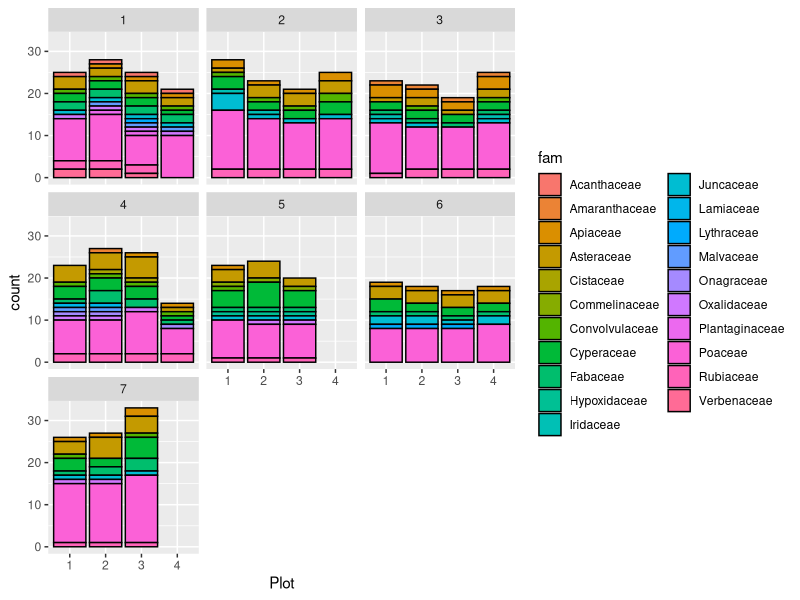
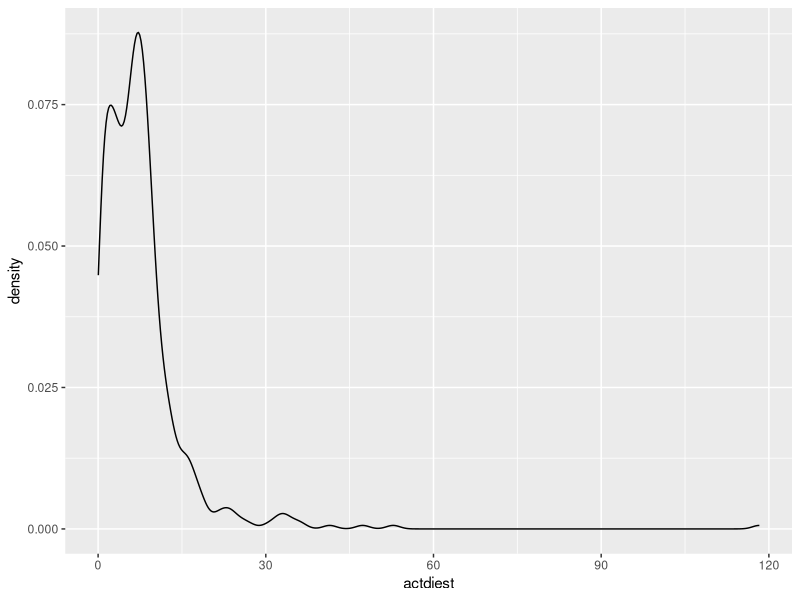
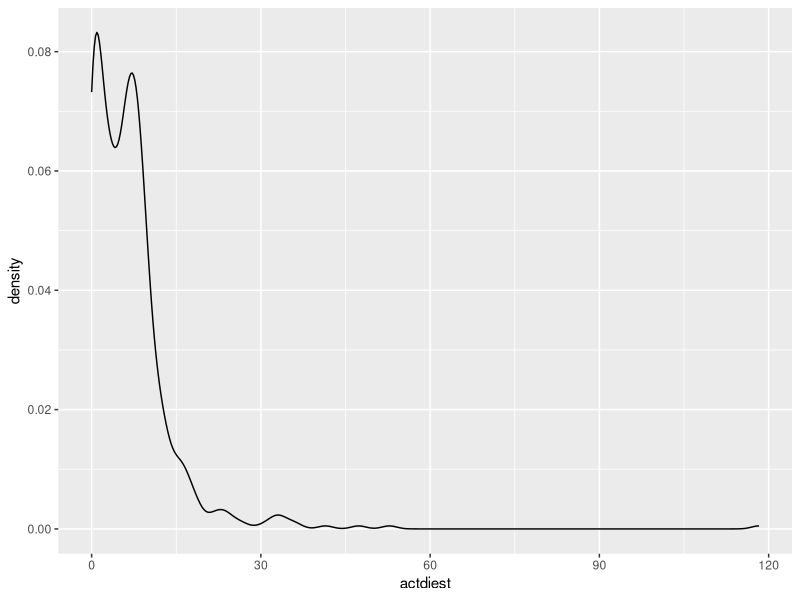

Recreate these plots in R, in order. (Note: this script raises an error after producing the figures.)
setwd("/home/mlopez/git/metodos_estadisticos_bayesianos/material/Practico05/")

mc.cores=parallel::detectCores()
options(digits=3)
packages.needed=c("ggplot2","fitdistrplus","brms","future","GGally",  "ggeffects","performance", "cowplot",
                  "ggdist", "arm", "DHARMa","qqplotr","reshape2", "bayesplot", "parallel", "doBy","ggbreak", "ggridges", "ggdist","pROC")
lapply(packages.needed,FUN=require,character.only=T)
##############################

library(dplyr)
# importar datos
DF=read.csv("actdiest Pr05.csv", header = T,stringsAsFactors=T) %>%
  mutate(Plot=factor(Plot),
         Fieldnumber=factor(Fieldnumber),
         rootdiamscore=factor(rootdiamscore))
str(DF)
summary(DF)

DF.s=data.frame(
  Fieldnumber=DF$Fieldnumber,
                Plot=DF$Plot,
                actdiest=DF$actdiest,
                fam=DF$fam,
                spsab=DF$spsab,
                scale(DF[ c("pH","Clay", "Silt", "C", "Ntotal", "ResinP")], scale=T, center=T), 
                rootdiamscore=DF$rootdiamscore
                )
str(DF.s)

ggplot(DF, aes(x=Plot, fill=fam)) + geom_bar(color="black") + facet_wrap(.~Fieldnumber)


# Distribucion de prob de la var de respuesta: actdiest
ggplot(DF %>% filter(actdiest>0), aes(x=actdiest)) + geom_density()
ggplot(DF, aes(x=actdiest)) + geom_density()

sin_ceros = DF.s[DF.s$actdiest>0,]$actdiest

norm_fit=fitdist(sin_ceros,"lnorm")
exp_fit=fitdist(sin_ceros,"exp")
gamma_fit=fitdist(sin_ceros,"gamma")


CDF.ZI=cdfcomp(list(norm_fit,exp_fit,gamma_fit),
               addlegend=T,main="",legendtext=c("LogNormal","Exponencial", "Gamma"),
               plotstyle = "ggplot")+
  xlab("Value of actdiest")+
  geom_line(linewidth=0.8)+
  theme(axis.title=element_text(size=18), 
        axis.text = element_text(size=16), 
        legend.position = c(0.75,0.25),
        legend.text=element_text(size=14))
QQ.ZI=qqcomp(list(norm_fit,exp_fit, gamma_fit),addlegend=F,main="",legendtext=c("LogNormal","Exponencial", "Gamma"),
             plotstyle = "ggplot")+
  theme_bw()+
  geom_jitter(size=2, height=0.2)+
  theme(axis.title=element_text(size=18), 
        axis.text = element_text(size=16), 
        title=element_blank(),
        legend.position = c(0.75,0.25),
        legend.text=element_text(size=14))
plot_grid(CDF.ZI, QQ.ZI, ncol=2)


# Miro los datos a ver si incluyo todos o no
ggpairs(data=DF.s %>% select(-fam, -spsab, -Fieldnumber, -Plot), 
        lower=list(continuous = wrap("smooth", method = "lm")))+
  theme_bw()+ 
  theme(strip.background=element_rect(colour = "black", fill = "white"),
        strip.text = element_text(size=12)) 

summary(DF.s[c("pH", "Silt", "C", "ResinP")])
summaryBy(actdiest~fam+rootdiamscore, data=DF.s, FUN=c(mean, sd))

f1 = bf(actdiest~pH + Silt + C + ResinP + rootdiamscore +
          (1| Fieldnumber) +
          (1+ ResinP | fam)
)

f2 = bf(actdiest~pH + Silt + C + ResinP + rootdiamscore +
          (1| Fieldnumber) +
          (1+ ResinP | spsab),
        hu~ResinP + Clay + pH + C + (1|fam),
        shape~1
)

print(f2)

get_prior(formula=f2,data=DF.s,family=hurdle_gamma()) 

prior.m11 = c(set_prior("normal(0,2)", class = "b")) 
# prior.m12 = c(set_prior("normal(1.5,0.5)",class = "b")) # más informativos
get_prior(formula=f2,data=DF.s,family=hurdle_gamma(), prior=prior.m11) 


# Modelos estadísticos
m11=brm(f2,
        data=DF.s,family=hurdle_gamma(),cores=mc.cores, 
        prior = prior.m11, warmup = 1000,
        chains=3, iter=2000, thin=2,control = list(adapt_delta = 0.95))

summary(m11)

prior_summary(m11)

fixef(m11)

# Cuanto cambia la media por cada unidad que me muevo de la unidad
100*(exp(fixef(m11)[c(5:9)])-1)

a








# Estructura de los datos
table(DF$Nest)
with (DF, table(SexParent,FoodTreatment))
with (DF, ftable(Nest, SexParent,FoodTreatment))

# Usar offset?
ggplot(data=DF, aes(x=BroodSize, y=SiblingNegotiation)) +
  geom_boxplot(aes(x=as.factor(BroodSize)))+
  geom_jitter(alpha=0.3, size=2,position = position_jitter(width = .2))+
  labs(x="BroodSize", y="SiblingNegotiation")+ 
  theme_bw()+
  stat_summary(fun=mean, geom="point", shape=19, size=4,color="black")+
  theme(axis.title=element_text(size=18),
        axis.text=element_text(size=16))
  
summaryBy(SiblingNegotiation~BroodSize, data=DF,FUN=mean)

# Graficos exploratorios 
ggplot(DF, aes(x=interaction(SexParent, FoodTreatment), y=SiblingNegotiation/BroodSize)) + 
  geom_boxplot(alpha=0.1)+
  theme_bw()+
  labs(x="sexo y trat", y="Tasa")+ 
  geom_jitter(alpha=0.3, size=2,width = 0.2)+
  theme(axis.title=element_text(size=18),
        axis.text=element_text(size=16))

summaryBy(SiblingNegotiation~SexParent+FoodTreatment, data=DF, FUN=c(mean, sd))
DF$Tasa = DF$SiblingNegotiation/DF$BroodSize
summaryBy(Tasa~SexParent+FoodTreatment, data=DF, FUN=c(mean, sd))


# variacion entre zonas: Nest
ggplot(DF, aes(x=Nest, y=SiblingNegotiation/BroodSize)) + 
  geom_boxplot(alpha=0.1)+
  theme_bw()+
  stat_summary(fun=mean, geom="point", shape=19, size=2,color="black")+
  ylab("Tasa")+xlab("Nest")+ 
  theme(axis.text.x = element_text(size = 12,angle =25,hjust = 1),
        axis.title=element_text(size=18),
        axis.text.y=element_text(size=16))


# Modelos estadisticos
# Que priors se requieren especificar y cuales son sus valores por defecto?
get_prior(formula=SiblingNegotiation~SexParent+FoodTreatment+offset(log(BroodSize))+
          (1|Nest),data=DF,family=negbinomial()) 
prior.m11 = c(set_prior("normal(0,5)", class = "b")) # debilmente informativos
prior.m12 = c(set_prior("normal(1.5,0.5)",class = "b")) # más informativos

# Qué significa el prior para los coeficientes b?
ggplot(data = data.frame(x = seq(from = -2, to = 2, by = .01)),aes(x = x)) + 
  geom_ribbon(aes(ymin = 0, ymax = dnorm(x, 1.5, 0.1)),fill = "blue", alpha=0.5)+
  geom_ribbon(aes(ymin = 0, ymax = dnorm(x, 0, 1)),fill = "red", alpha=0.5)+
  labs(x="coeficiente en escala g(E(Y))", y="Dens Prob")+
  theme_bw()+
  scale_x_continuous(breaks = -2:2)+
  theme(axis.title=element_text(size=18), 
        axis.text = element_text(size=16))
        
# Modelos estadísticos
m11=brm(SiblingNegotiation~SexParent+FoodTreatment+offset(log(BroodSize))+(1|Nest),
        data=DF,family=negbinomial(),cores=mc.cores, prior = prior.m11,warmup = 1000,
        chains=3, iter=2000, thin=2,control = list(adapt_delta = 0.95))
m12=brm(SiblingNegotiation~SexParent+FoodTreatment+offset(log(BroodSize))+(1|Nest),
        data=DF,family=negbinomial(),cores=mc.cores, prior = prior.m12,warmup = 1000,
        chains=3, iter=2000, thin=2,control = list(adapt_delta = 0.95))

# Resultados
summary(m11)
summary(m12)

# Sigamos con m11
# Dist posteriores del modelo m11
post.m11=as_draws_df(m11)
head(post.m11,2)

# # Convergencia de las cadenas para efectos poblacionales
mcmc_dens_overlay(m11,regex_pars = c("^b", "sd", "shape"))+
  geom_density(lwd=1.2, alpha=0.9)+ 
  theme_bw()+
  ylab("Probability density")+
  theme(legend.position="none",
        axis.text=element_text(size = 14),  
        axis.title = element_text(size = 18),
        strip.background=element_rect(colour = "black", fill = "white"),
        strip.text = element_text(size = 14)) 

# # Convergencia de las cadenas para efectos de grupo
mcmc_dens_overlay(m11,regex_pars = c("r_Nest"))+
  geom_density(lwd=1.2, alpha=0.9)+ 
  theme_bw()+
  ylab("Probability density")+
  theme(legend.position="none",
        axis.text=element_text(size = 12),  
        axis.title = element_text(size = 18),
        strip.background=element_rect(colour = "black", fill = "white"),
        strip.text = element_text(size = 12)) 

#Grafico de trazas
mcmc_trace(m11, regex_pars = c("^b", "sd", "shape"))+
  theme_bw()+
  ylab("Probability density")+
  theme(legend.position="none",
        axis.text=element_text(size = 14),  
        axis.title = element_text(size = 18),
        strip.background=element_rect(colour = "black", fill = "white"),
        strip.text = element_text(size = 12)) 

# Autocorrelacion de los parametros estimados por cadena: 
mcmc_acf(m11, regex_pars = c("^b", "sd", "shape"))+
  geom_line(size=1)+
  scale_x_continuous(limits=c(1,20))+
  scale_y_continuous(limits=c(-0.25,0.25))+
  theme_bw()+
  theme(axis.title=element_text(size=18), 
        axis.text=element_text(size=16),             
        strip.background = element_blank(), 
        strip.text = element_text(size = 12)) 

# medias e IntCred 95% de los parametros poblacionales
mcmc_areas(m11, prob=0.62, prob_outer = 0.95, regex_pars = c("^b", "sd", "shape"))+
  geom_density(lwd=1.2, alpha=0.9)+ 
  theme_bw()+
  scale_y_discrete(labels=c("intercepto","dif.Food","dif.Sex","sd grupos", "shape"))+
  scale_x_continuous(breaks=seq(from=-1.5, to=1, by=0.25))+
  theme(axis.text.y=element_text(size = 14, hjust=0.4),
        axis.text.x=element_text(size = 16))

interc=variables(m11)[grep("Intercept]", variables(m11))]# interceptos por sitio
mcmc_areas(m11, prob=0.62, prob_outer = 0.95, pars = interc)+
  geom_density(lwd=1.2, alpha=0.9)+ 
  theme_bw()+
  geom_vline(xintercept = 0, col="red", size=1)+
  scale_y_discrete(labels=rev(unique(DF$Nest)))+
  scale_x_continuous(breaks=seq(from=-1, to=1, by=0.25))+
  theme(axis.text.y=element_text(size = 14, hjust=0.4),
        axis.text.x=element_text(size = 16))

# Efectos de grupo : no graficado pero usado más abajo
ef.gr.m11=as.data.frame(ranef(m11))
names(ef.gr.m11)=c("int", "int.SE", "int.Q2.5","int.Q97.5")
head(ef.gr.m11)
# Interceptos
ggplot(ef.gr.m11, aes(x=rownames(ef.gr.m11), y=int))+geom_point(stat = "identity")+
  geom_errorbar(aes(ymin = int.Q2.5, ymax = int.Q97.5), width = 0.5)+
  theme_bw()+
  ylab("intercepto")+xlab("Nest")+ 
  coord_flip()+
  geom_hline(yintercept =0,linetype = 2, size=1, col="red")
theme(axis.text = element_text(size= 10),
      axis.text.x = element_text(angle =90,hjust = 1))+
  
# % de varianza explicada por el modelo ajustado
bayes_R2(m11)

## Validación de m11 por analisis de residuales
post.pred.m11=predict(m11, ndraws=1e3, summary=F)
qres.m11=createDHARMa(simulatedResponse = t(post.pred.m11), 
                     observedResponse = DF$SiblingNegotiation, 
                     fittedPredictedResponse = apply(post.pred.m11,2, median),integerResponse=T)
res.m11=data.frame(res=qnorm(residuals(qres.m11))) 

res.m11=cbind(res.m11, 
             DF[,c("FoodTreatment","SexParent")],
             fitted=fitted(m11, ndraws=1000)[,1], # average of fitted values
             pareto=loo(m11, pointwise=T)$diagnostics$pareto_k) #LOO_CV Pareto k

# Residuales vs SexParent 
res2=ggplot(data=res.m11, aes(x=SexParent,y=res))+ 
  geom_boxplot(alpha=0.2)+ 
  geom_jitter(alpha=0.3,size=2,position = position_jitter(width = .2))+
  theme_bw()+
  labs(y="Residuales", x="SexParent")+
  coord_flip()+
  theme(axis.text = element_text(size= 16),
        axis.title = element_text(size= 18))
  
# Residuales vs FoodTreatment
res3=ggplot(data=res.m11, aes(x=FoodTreatment,y=res))+ 
  geom_boxplot(alpha=0.2)+ 
  geom_jitter(alpha=0.3, size=2,width = 0.2)+
  theme_bw()+
  coord_flip()+
  theme(axis.text = element_text(size= 16),
        axis.title = element_text(size= 18))

# QQ plot Residuales 
res4=ggplot(data=res.m11, mapping=aes(sample = res)) + 
  stat_qq_point()+
  theme_bw()+
  stat_qq_line()+
  stat_qq_band(alpha=0.3)+
  labs(x = "Theoretical Quantiles", y = "Sample Quantiles")+
  theme(axis.title=element_text(size=18), 
        axis.text = element_text(size=16),
        legend.position="none")

# Leave-one-out cross validation
res5=ggplot(data=res.m11, aes(x=1:nrow(res.m11),y=pareto))+ 
  geom_point(size=1)+ 
  theme_bw()+
  labs(y="Pareto's k")+
  geom_hline(yintercept =0.5,linetype = 2)+ 
  geom_hline(yintercept =0.7,linetype = 2)+
  geom_hline(yintercept =1,linetype = 2)+
  theme(axis.title.x=element_blank(), 
        axis.text = element_text(size=16),
        axis.title.y=element_text(size=18),
        legend.position="none")

# QQ plot interceptos de efectos grupales 
qq.int.m11=ggplot(data=ef.gr.m11, mapping=aes(sample=int))+ 
  stat_qq_point(size=2)+
  stat_qq_line()+
  stat_qq_band(alpha=0.3)+
  labs(y="mean of group effects")+
  theme_bw()+
  labs(x = "Theoretical Quantiles", y = "Sample Quantiles")+
  theme(axis.title=element_text(size=18), 
        axis.text = element_text(size=16))

plot_grid(res2,res3,res5,NULL,res4,  qq.int.m11, ncol=3,
             labels = c(LETTERS[1:3],"",LETTERS[4:5]),
             align="hv",label_x=0.9, label_y=0.95)


# Distr predictiva posterior de m11
m11.pred.post=posterior_predict(m11, ndraws = 500) 

# Densidad de valores de la var de respuesta
ppc.density=ppc_dens_overlay(y=DF$SiblingNegotiation,yrep=m11.pred.post)+
  scale_x_continuous(limits = c(0,40))+
  xlab("SiblingNegotiation")+ 
  theme(axis.text = element_text(size=16),
        axis.title=element_text(size=18),
        legend.position = "none")
ppc.media=ppc_stat(y=DF$SiblingNegotiation, yrep=m11.pred.post, stat = mean,binwidth = 0.2)+
  xlab("Media")+
  theme(legend.position = "none",
        axis.title=element_text(size=18), 
        axis.text = element_text(size=16))
ppc.sd=ppc_stat(y=DF$SiblingNegotiation, yrep=m11.pred.post, stat = sd,binwidth = 0.2)+
  xlab("Sd")+
  theme(legend.position = "none",
        axis.title=element_text(size=18), 
        axis.text = element_text(size=16))
plot_grid(ppc.density, ppc.media, ppc.sd, ncol=3,
          labels = LETTERS[1:3],align="hv",label_x=0.85, label_y=0.95) 

# pp checks por grupo
ppc_stat_grouped(y=DF$SiblingNegotiation, yrep=m11.pred.post, stat="mean", 
                              group=DF$Nest,binwidth = 1)+
  theme(legend.position = "none")
ppc_stat_grouped(y=DF$SiblingNegotiation, yrep=m11.pred.post, stat = sd,
                 group=DF$Nest,binwidth = 1)+
  theme(legend.position = "none")

# Efectos Conditionales 
m11.cond.eff=conditional_effects(m11) 
names(m11.cond.eff) # names of the conditional effects fitted
cond.m11.sexo=plot(m11.cond.eff, plot = F, points=T,
                  point_args = list(width =0.05, col="blue"))[[1]]+
  theme_bw()+
  labs(x="Sexo",y="Sibling Negotation")+ 
  theme(axis.text = element_text(size=16),
        axis.title =  element_text(size=18))
cond.m11.trat=plot(m11.cond.eff, plot = F, points=T,
                   point_args = list(width =0.05, col="blue"))[[2]]+
  theme_bw()+
  labs(x="Tratamiento",y="Sibling Negotation")+ 
  theme(axis.text = element_text(size=16),
        axis.title =  element_text(size=18))
plot_grid(cond.m11.trat, cond.m11.sexo,ncol=2,
          labels = LETTERS[1:2],align="hv",label_x=0.2, label_y=0.95)
